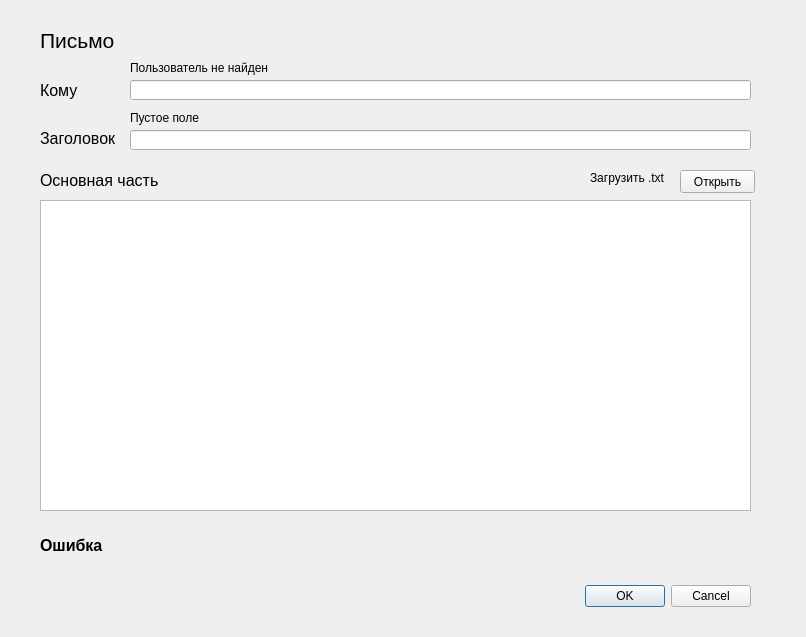
<?xml version="1.0" encoding="UTF-8"?>
<ui version="4.0">
 <class>Dialog</class>
 <widget class="QDialog" name="Dialog">
  <property name="geometry">
   <rect>
    <x>0</x>
    <y>0</y>
    <width>806</width>
    <height>637</height>
   </rect>
  </property>
  <property name="windowTitle">
   <string>Письмо</string>
  </property>
  <widget class="QDialogButtonBox" name="buttonBox">
   <property name="geometry">
    <rect>
     <x>410</x>
     <y>580</y>
     <width>341</width>
     <height>32</height>
    </rect>
   </property>
   <property name="orientation">
    <enum>Qt::Horizontal</enum>
   </property>
   <property name="standardButtons">
    <set>QDialogButtonBox::Cancel|QDialogButtonBox::Ok</set>
   </property>
  </widget>
  <widget class="QLabel" name="label">
   <property name="geometry">
    <rect>
     <x>40</x>
     <y>10</y>
     <width>121</width>
     <height>61</height>
    </rect>
   </property>
   <property name="font">
    <font>
     <pointsize>16</pointsize>
    </font>
   </property>
   <property name="text">
    <string>Письмо</string>
   </property>
  </widget>
  <widget class="QLineEdit" name="addressee">
   <property name="geometry">
    <rect>
     <x>130</x>
     <y>80</y>
     <width>621</width>
     <height>20</height>
    </rect>
   </property>
  </widget>
  <widget class="QLabel" name="label_4">
   <property name="geometry">
    <rect>
     <x>40</x>
     <y>170</y>
     <width>121</width>
     <height>21</height>
    </rect>
   </property>
   <property name="font">
    <font>
     <pointsize>12</pointsize>
    </font>
   </property>
   <property name="text">
    <string>Основная часть</string>
   </property>
  </widget>
  <widget class="QLabel" name="label_2">
   <property name="geometry">
    <rect>
     <x>40</x>
     <y>80</y>
     <width>47</width>
     <height>21</height>
    </rect>
   </property>
   <property name="font">
    <font>
     <pointsize>12</pointsize>
    </font>
   </property>
   <property name="text">
    <string>Кому</string>
   </property>
  </widget>
  <widget class="QTextEdit" name="main_text">
   <property name="geometry">
    <rect>
     <x>40</x>
     <y>200</y>
     <width>711</width>
     <height>311</height>
    </rect>
   </property>
  </widget>
  <widget class="QLineEdit" name="title">
   <property name="geometry">
    <rect>
     <x>130</x>
     <y>130</y>
     <width>621</width>
     <height>20</height>
    </rect>
   </property>
  </widget>
  <widget class="QLabel" name="label_3">
   <property name="geometry">
    <rect>
     <x>40</x>
     <y>130</y>
     <width>81</width>
     <height>16</height>
    </rect>
   </property>
   <property name="font">
    <font>
     <pointsize>12</pointsize>
    </font>
   </property>
   <property name="text">
    <string>Заголовок</string>
   </property>
  </widget>
  <widget class="QLabel" name="label_error">
   <property name="geometry">
    <rect>
     <x>40</x>
     <y>520</y>
     <width>311</width>
     <height>51</height>
    </rect>
   </property>
   <property name="font">
    <font>
     <pointsize>12</pointsize>
     <bold>true</bold>
    </font>
   </property>
   <property name="text">
    <string>Ошибка</string>
   </property>
  </widget>
  <widget class="QLabel" name="label_6">
   <property name="geometry">
    <rect>
     <x>590</x>
     <y>170</y>
     <width>91</width>
     <height>16</height>
    </rect>
   </property>
   <property name="text">
    <string>Загрузить .txt</string>
   </property>
  </widget>
  <widget class="QPushButton" name="open_txt">
   <property name="geometry">
    <rect>
     <x>680</x>
     <y>170</y>
     <width>75</width>
     <height>23</height>
    </rect>
   </property>
   <property name="text">
    <string>Открыть</string>
   </property>
  </widget>
  <widget class="QLabel" name="label_not_found">
   <property name="geometry">
    <rect>
     <x>130</x>
     <y>60</y>
     <width>141</width>
     <height>16</height>
    </rect>
   </property>
   <property name="text">
    <string>Пользователь не найден</string>
   </property>
  </widget>
  <widget class="QLabel" name="label_title_error">
   <property name="geometry">
    <rect>
     <x>130</x>
     <y>110</y>
     <width>141</width>
     <height>16</height>
    </rect>
   </property>
   <property name="text">
    <string>Пустое поле</string>
   </property>
  </widget>
 </widget>
 <resources/>
 <connections>
  <connection>
   <sender>buttonBox</sender>
   <signal>accepted()</signal>
   <receiver>Dialog</receiver>
   <slot>accept()</slot>
   <hints>
    <hint type="sourcelabel">
     <x>248</x>
     <y>254</y>
    </hint>
    <hint type="destinationlabel">
     <x>157</x>
     <y>274</y>
    </hint>
   </hints>
  </connection>
  <connection>
   <sender>buttonBox</sender>
   <signal>rejected()</signal>
   <receiver>Dialog</receiver>
   <slot>reject()</slot>
   <hints>
    <hint type="sourcelabel">
     <x>316</x>
     <y>260</y>
    </hint>
    <hint type="destinationlabel">
     <x>286</x>
     <y>274</y>
    </hint>
   </hints>
  </connection>
 </connections>
</ui>
